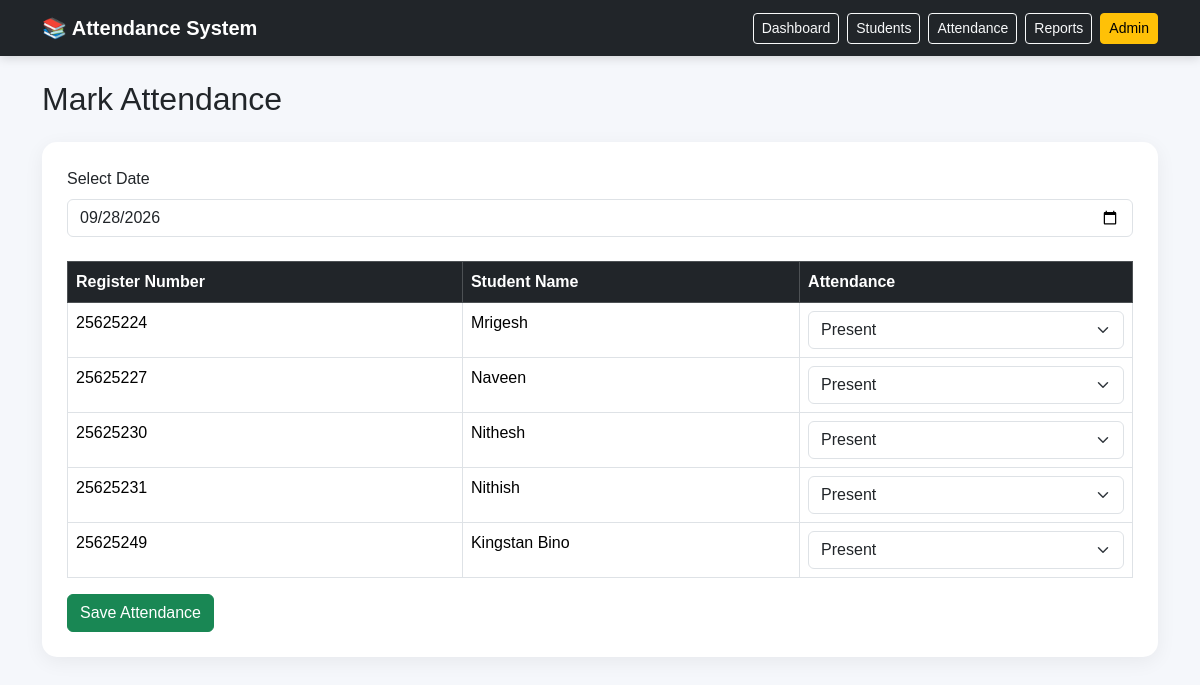
The page /attendance/ on the database its author committed.
### attendance/models.py (models this page shows, shortened)
class Student(models.Model):
    name = models.CharField(max_length=100)
    register_number = models.CharField(max_length=30, unique=True)
    email = models.EmailField(blank=True)
    department = models.CharField(max_length=100)
    year = models.IntegerField()

### attendance/views.py (the view, shortened to what this page needs)
# urls.py: path("attendance/", views.mark_attendance, name="mark_attendance"),
def mark_attendance(request):
    student_list = Student.objects.all().order_by("register_number")
    selected_date = request.POST.get("date", str(date.today()))
    return render(
        request,
        "attendance/mark_attendance.html",
        {"students": student_list, "selected_date": selected_date},
    )

### attendance/templates/attendance/mark_attendance.html
{% extends "attendance/base.html" %}
{% block content %}
<h2 class="mb-4">Mark Attendance</h2>
<form method="POST">{% csrf_token %}
<div class="mb-4"><label class="form-label">Select Date</label><input type="date" name="date" value="{{ selected_date }}" class="form-control" required></div>
<div class="table-responsive">
<table class="table table-bordered bg-white">
<thead class="table-dark"><tr><th>Register Number</th><th>Student Name</th><th>Attendance</th></tr></thead>
<tbody>
{% for student in students %}
<tr><td>{{ student.register_number }}</td><td>{{ student.name }}</td><td>
<select name="status_{{ student.id }}" class="form-select"><option value="Present">Present</option><option value="Absent">Absent</option></select>
</td></tr>
{% empty %}
<tr><td colspan="3" class="text-center">No students available. Add students first.</td></tr>
{% endfor %}
</tbody>
</table>
</div>
<button type="submit" class="btn btn-success">Save Attendance</button>
</form>
{% endblock %}

### attendance/static/attendance/style.css (style rules this page uses)
body { background: #f5f7fb; font-family: Arial, sans-serif; }
form { background: #fff; padding: 25px; border-radius: 15px; box-shadow: 0 5px 20px rgba(0,0,0,.06); }

### rows shown on the page
Student: register_number "25625224", name "Mrigesh", id "Present"
Student: register_number "25625227", name "Naveen", id "Present"
Student: register_number "25625230", name "Nithesh", id "Present"
Student: register_number "25625231", name "Nithish", id "Present"
Student: register_number "25625249", name "Kingstan Bino", id "Present"
